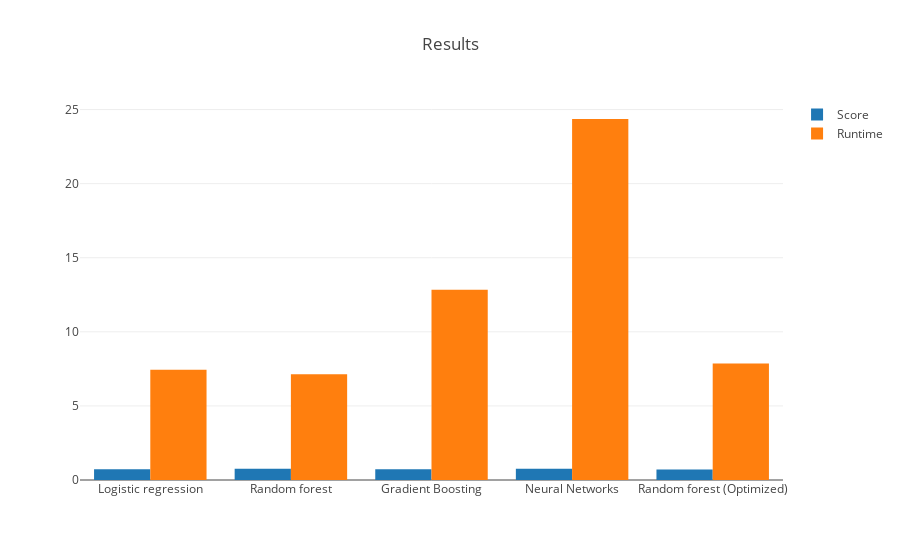

Source (notebook cell):
### Code cell
# (Heavily consider separating the two later)

trace1 = go.Bar(
    x = results.Model,
    y = results.Score,
    name = 'Score'
)

trace2 = go.Bar(
    x = results.Model,
    y = results.Runtime,
    name = 'Runtime'
)

data = [trace1, trace2]
layout = go.Layout(
    title = 'Results',
    barmode = 'group'
)

fig = go.Figure(data=data, layout=layout)
py.offline.iplot(fig, filename='stacked-bar')

### Figure 1 — Plotly figure (JSON) as saved in the notebook; plotly's stock layout.template omitted (floating-point values rounded to 4 significant figures)
{"data": [{"name": "Score", "type": "bar", "uid": "d8be5cf8-f91c-4d22-832c-0f8f08ee778f", "x": ["Logistic regression", "Random forest", "Gradient Boosting", "Neural Networks", "Random forest (Optimized)"], "y": [0.718, 0.7528, 0.7232, 0.7612, 0.7153]}, {"name": "Runtime", "type": "bar", "uid": "e4c31b6e-d44f-41ab-bba9-1a1afdb677eb", "x": ["Logistic regression", "Random forest", "Gradient Boosting", "Neural Networks", "Random forest (Optimized)"], "y": [7.441, 7.143, 12.84, 24.36, 7.863]}], "layout": {"barmode": "group", "title": "Results"}}
